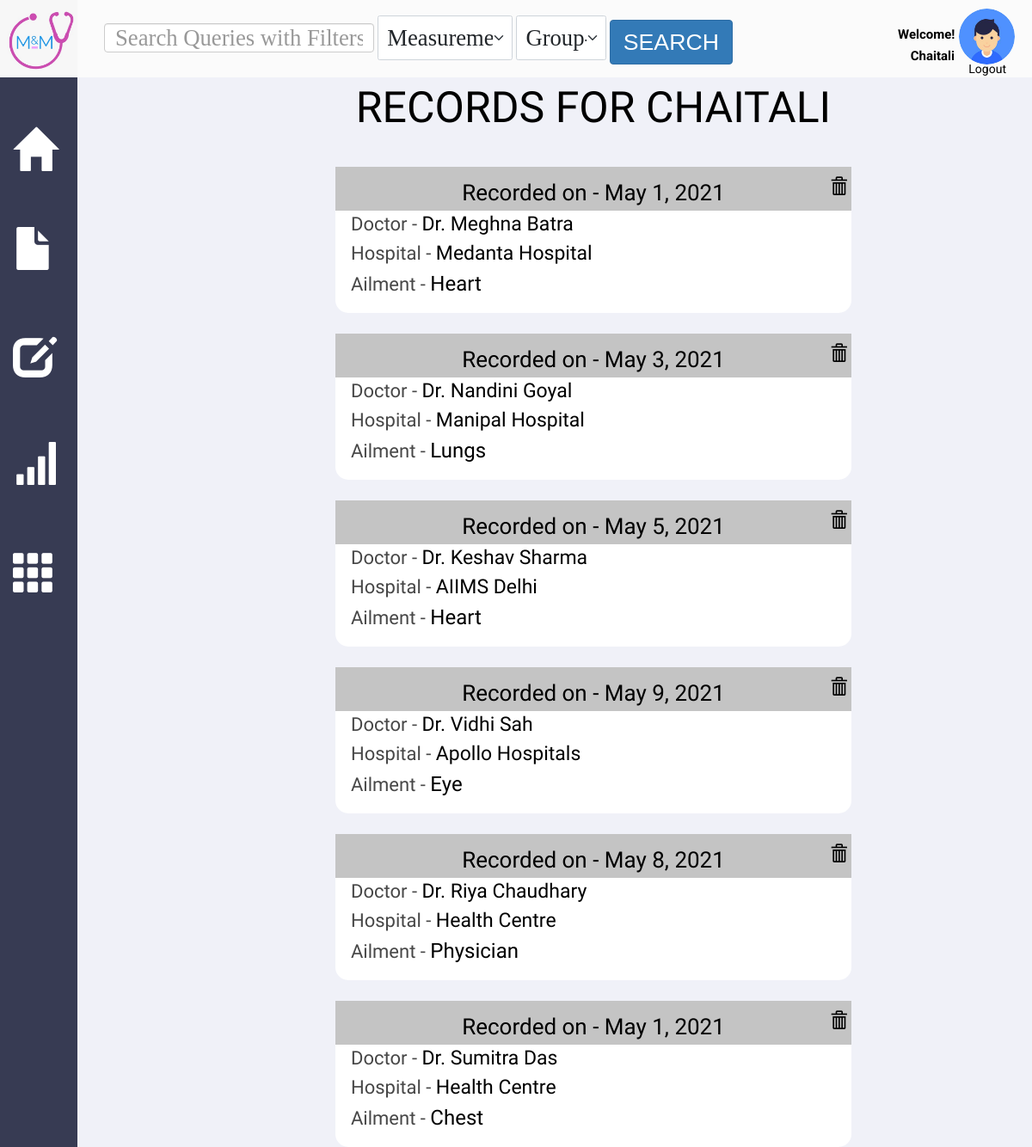
The app's page /record/view/ (signed in) with its own data.
### Record/models.py (models this page shows)
class Record(models.Model):
    patient = models.ForeignKey(User, on_delete=models.CASCADE)
    date = models.DateTimeField(default=timezone.now)
    doctor_name = models.CharField(max_length=100, blank=True)
    hospital_name = models.CharField(max_length=100, blank=True)
    ailment_type = models.CharField(max_length=100)

### Record/views.py (the view)
# urls.py: path('view/', views.view_records, name="view_records"),
def view_records(request):
    user = request.user
    if user.is_authenticated:
        records = Record.objects.filter(patient=user)
        print(records)
        return render(request, "view_records.html", {'records': records})
    return redirect('/login')

### Record/templates/view_records.html (shortened to what this page needs)
{% extends "base_page.html" %}
{% load static %}
{% block content %}
	<div class="v553_87">
		<div class="records_for">
				Records for {{user}}
		</div>
		{% for record in records %}
		<div class="record_box" onclick="directTo({{record.pk}})">
			<div class="v800">
			</div>
			<span class="record_date" >
				Recorded on - {{record.date.date}}
				<a href="/record/delete/{{ record.pk }}/" style="text-decoration: none; color: inherit;" onclick="return confirmation()">
					<span class="glyphicon glyphicon-trash" id="delete-icon"></span>
				</a>
			</span>
			<span class="record_doctor">
				<span class="doctor_label">
					Doctor -
				</span>
				<span class="doctor_name">
					{{record.doctor_name}}
				</span>
			</span>
			<span class="record_hospital">
				<span class="hospital_label">
					Hospital -
				</span>
				<span class="hospital_name">
					{{record.hospital_name}}
				</span>
			</span>
			<span class="record_ailment">
				<span class="ailment_label">
					Ailment  -
				</span>
				<span class="ailment">
					{{record.ailment_type}}
				</span>
			</span>
		</div>
		{% endfor %}
	</div>
{% endblock %}

### UserProfile/templates/base_page.html (shortened to what this page needs)
{% load static %}
<!DOCTYPE html>
<html>
    <head>
        <link href="{% static 'css/base_page.css' %}" rel="stylesheet" />
        <link href="{% static 'css/medicines_main.css' %}" rel="stylesheet" />
        <link href="{% static 'css/show_med.css' %}" rel="stylesheet"/>
        <link href="{% static 'css/dashboard1.css' %}" rel="stylesheet" />
        <link href="{% static 'css/allergy_form.css' %}" rel="stylesheet" />
        <link href="{% static 'css/allergy_main.css' %}" rel="stylesheet"/>
        <link href="{% static 'css/report_view.css' %}" rel="stylesheet" />
        <link href="{% static 'css/report_form.css' %}" rel="stylesheet" />
        <link href="{% static 'css/record_view.css' %}" rel="stylesheet" />
        <link href="{% static 'css/record_form.css' %}" rel="stylesheet" />
        <link href="{% static 'css/measurement.css' %}" rel="stylesheet" />
        <link href="{% static 'css/measurement_group_form.css' %}" rel="stylesheet" />
        <link href="{% static 'css/medicine_form.css' %}" rel="stylesheet" />
        <link href="{% static 'css/chart.css' %}" rel="stylesheet" />
        <link href="{% static 'css/blog.css' %}" rel="stylesheet" />
        <link rel="stylesheet" href="https://maxcdn.bootstrapcdn.com/bootstrap/3.3.7/css/bootstrap.min.css">
        <link href="{% static 'css/add_files.css' %}" rel="stylesheet" />
        <link href="{% static 'css/view_record.css' %}" rel="stylesheet" />
        <link href="{% static 'css/view_allergy.css' %}" rel="stylesheet" />
        <link href="{% static 'css/view_report.css' %}" rel="stylesheet" />
        <link href="https://cdn.jsdelivr.net/npm/bootstrap@5.0.0/dist/css/bootstrap.min.css" rel="stylesheet">
        <link rel="stylesheet" href="https://maxcdn.bootstrapcdn.com/bootstrap/3.3.7/css/bootstrap.min.css">
        <link rel="stylesheet" href="https://maxcdn.bootstrapcdn.com/bootstrap/3.4.0/css/bootstrap.min.css">
        <link rel="stylesheet" href="https://maxcdn.bootstrapcdn.com/bootstrap/3.4.0/css/bootstrap.min.css">
    </head>
    <body>
        <div class="v414_65">
            <div class= "upper_bar">
            <div class="search_form">
            <nav class="navbar navbar-expand-lg navbar-light bg-transparent" >
              <div class="container-fluid">
                  <div class="collapse navbar-collapse" id="navbarSupportedContent">
                  <form action="{% url 'search' %}" method="GET">
                    <input type="text" class="form-control" style="max-width: 30%; font-family: Georgia; font-size: 2vh;" name="search-query" id="search-query" placeholder="Search Queries with Filters">
                    <select class="form-select form-select-lg mb-3" style="font-family: Georgia; font-size: 2vh; max-width: 15%; display: inline;" id="search-for" onchange="setAttributesForModel()" name="search-for">
                        <option value="MeasurementGroup">MeasurementGroup</option>
                    </select>
                    <select class="form-select form-select-lg mb-3" style="font-family: Georgia; font-size: 2vh; max-width: 10%; display: inline;" id="search-by" name="search-by" onchange="setPlaceholders()">
                        <option class="attributes MeasurementGroup" value="Group-Name">Group-Name</option>
                    </select>
                    <button class="btn btn-primary" type="submit" onclick="btnclicked()" style="font-family: Helvetica; font-size: 2vh; max-width: 142.5px; display: inline;">Search</button>
                  </form>
                </div>
              </div>
            </nav>
        </div>
            </div>
            <div class="v414_66"></div>
                <a class="glyphicon glyphicon-home" href="/dashboard" id= "icon0" title="Dashboard"> </a>
                <a class="glyphicon glyphicon-file" href="/record/add" id= "icon1" title="Add Record"> </a>
                <a class="glyphicon glyphicon-edit" href="/report/add" id="icon2" title="Add Report"></a>
                <a class="glyphicon glyphicon-signal" href="/measure/add-measurement/" id="icon3" title="Add Measurements"></a>
                <a class="glyphicon glyphicon-th" href="/medicine/" id="icon4" title="Your Medicines"></a>
            <div class="v414_71">
                {% block content %}
                {% endblock content%}
            </div>
            <a class="v414_73" href="/dashboard"></a>
            </div>
            <div class="v414_88">
            </div>
                            <span class="v414_90">Welcome!</span>
                {% if user.is_authenticated %}
                <span class="name"> <span class="v414_89">{{user}}</span></span>
                    <span class="v277_74">
                    <a class="" style = " font-weight: Medium ; color: black; font-family: "Roboto" ; font-size: 14px" href="/logout">Logout</a>
                    </span>
                {% else %}
                    <span class="v277_74">
                    <a class="" style = " font-weight: Medium ; color: black; font-family: "Roboto" ; font-size: 14px" href="/login">Login</a>
                    </span>
                {% endif %}
    </body>
</html>

### static/css/base_page.css (style rules this page uses)
* { box-sizing: border-box; }
body { font-size: 14px; background: rgba(255,255,255,1); }
.search_form { margin-left: 90px; margin-top: 12px; min-width: 750px; }
.upper_bar { background: rgb(251 251 251); width: 100%; height: 100px; position: absolute; }
.v414_65 { width: 100%; height: 100%; background: rgb(240,242,249); opacity: 1; position: absolute; top: 0px; left: 0px; overflow: hidden; }
.v414_66 { width: 90px; height: 100%; background: rgba(55,59,83,1); opacity: 1; position: absolute; top: 90px; left: 0px; overflow: hidden; }
.name { color: #fff; width: 100%; }
.v414_71 { width: 100%; height: 100%; background: #F0F2F9; opacity: 1; position: absolute; top: 90px; left: 90px; overflow: scroll; margin-bottom: 90px; margin-right: 90px; }
.v414_73 { width: 80px; height: 70px; background: url("../images/logo.png"); background-repeat: no-repeat; background-position: center center; background-size: cover; opacity: 1; position: absolute; top: 12px; left: 8px; overflow: hidden; }
.v414_88 { width: 65px; height: 65px; background: url("../images/avatar.jpg"); background-repeat: no-repeat; background-size: cover; opacity: 1; position: absolute; top: 10px; right: 20px; border-radius: 50%; }
.v414_89 { width: 100%; color: rgba(0,0,0,1); position: absolute; top: 55px; right: 90px; font-family: Roboto; font-weight: bold; font-size: 15px; opacity: 1; text-align: right; }
.v414_90 { width: 101px; color: rgba(0,0,0,1); position: absolute; top: 30px; right: 55px; font-family: Roboto; font-weight: bold; font-size: 15px; opacity: 1; }
.name { color: #fff; }
.v277_74 { width: 100%; color: rgba(0,0,0,1); position: absolute; top: 70px; right: 30px; font-family: Roboto; font-weight: Medium; font-size: 14px; opacity: 1; text-align: right; }
#icon0 { width: 50px; color: rgba(255,255,255,1); position: absolute; top: 150px; left: 15px; font-size: 50px; opacity: 1; text-align: center; }
#icon1 { width: 50px; color: rgba(255,255,255,1); position: absolute; top: 265px; left: 15px; font-size: 50px; opacity: 1; text-align: center; }
#icon2 { width: 50px; color: rgba(255,255,255,1); position: absolute; top: 390px; left: 15px; font-size: 50px; opacity: 1; text-align: center; }
#icon3 { width: 50px; color: rgba(255,255,255,1); position: absolute; top: 515px; left: 15px; font-size: 50px; opacity: 1; text-align: center; }
#icon4 { width: 50px; color: rgba(255,255,255,1); position: absolute; top: 640px; left: 15px; font-size: 50px; opacity: 1; text-align: center; }

### static/css/medicines_main.css (style rules this page uses)
* { box-sizing: border-box; }
body { font-size: 14px; }

### static/css/show_med.css (style rules this page uses)
* { box-sizing: border-box; }
body { font-size: 14px; }
.v553_87 { width: 100%; height: 100%; background: rgba(240,241,248,1); opacity: ; position: absolute; top: -90px; left: 0px; overflow-y:scroll; overflow-x: hidden; }

### static/css/dashboard1.css (style rules this page uses)
* { box-sizing: border-box; }
body { font-size: 14px; }

### static/css/allergy_form.css (style rules this page uses)
* { box-sizing: border-box; }
body { font-size: 14px; }

### static/css/allergy_main.css (style rules this page uses)
* { box-sizing: border-box; }
body { font-size: 14px; }

### static/css/report_view.css (style rules this page uses)
* { box-sizing: border-box; }
body { font-size: 14px; background: #F0F2F9; }
.hospital_label { font-size: 22px; color: rgba(71,71,71,1); }

### static/css/report_form.css (style rules this page uses)
* { box-sizing: border-box; }
body { font-size: 14px; }

### static/css/record_form.css (style rules this page uses)
* { box-sizing: border-box; }
body { font-size: 14px; }

### static/css/measurement.css (style rules this page uses)
* { box-sizing: border-box; }
body { font-size: 14px; }

### static/css/measurement_group_form.css (style rules this page uses)
* { box-sizing: border-box; }
body { font-size: 14px; }

### static/css/medicine_form.css (style rules this page uses)
* { box-sizing: border-box; }
body { font-size: 14px; }

### static/css/blog.css (style rules this page uses)
*, *::before, *::after { box-sizing: border-box; }
html { background-color: #ecf9ff; }
body { color: #272727; font-family: 'Quicksand', serif; font-style: normal; font-weight: 400; letter-spacing: 0; padding: 2rem; }
.btn { color: #ffffff; padding: 0.8rem; font-size: 14px; text-transform: uppercase; border-radius: 4px; font-weight: 400; display: block; width: 100%; cursor: pointer; border: 1px solid rgba(255, 255, 255, 0.2); background: transparent; }

### static/css/add_files.css (style rules this page uses)
* { box-sizing: border-box; }
body { font-size: 14px; }

### static/css/view_record.css (style rules this page uses)
* { box-sizing: border-box; }
body { font-size: 14px; }

### static/css/view_allergy.css (style rules this page uses)
* { box-sizing: border-box; }
body { font-size: 14px; }

### static/css/view_report.css (style rules this page uses)
* { box-sizing: border-box; }
body { font-size: 14px; }

### records on screen
Record: date "May 1, 2021", doctor_name "Dr. Meghna Batra", hospital_name "Medanta Hospital", ailment_type "Heart"
Record: date "May 3, 2021", doctor_name "Dr. Nandini Goyal", hospital_name "Manipal Hospital", ailment_type "Lungs"
Record: date "May 5, 2021", doctor_name "Dr. Keshav Sharma", hospital_name "AIIMS Delhi", ailment_type "Heart"
Record: date "May 9, 2021", doctor_name "Dr. Vidhi Sah", hospital_name "Apollo Hospitals", ailment_type "Eye"
Record: date "May 8, 2021", doctor_name "Dr. Riya Chaudhary", hospital_name "Health Centre", ailment_type "Physician"
Record: date "May 1, 2021", doctor_name "Dr. Sumitra Das", hospital_name "Health Centre", ailment_type "Chest"

### other values on screen
{{ user }} "CHAITALI"
{{ user }} "Chaitali"
